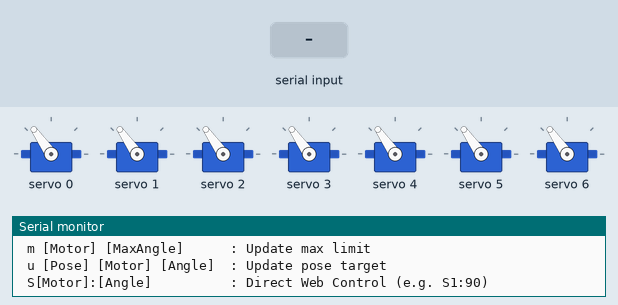
This sketch was run on a simulated Arduino Uno, built with avr-gcc and run on an emulated ATmega328P. On the bench: 7 × servo, the last lines printed to the serial monitor. Inputs (shaded band) come from the test bench.

Above: at 2.4 s.
2.5 s: "5\n" received over Serial
At 3.3 s:
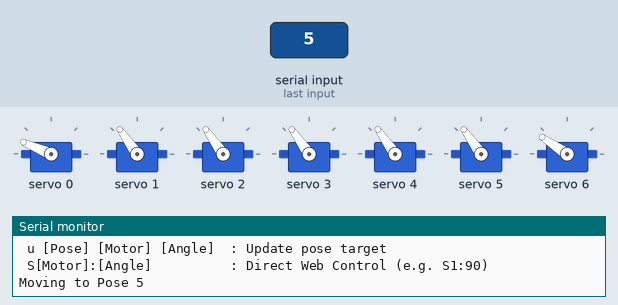
At 4.2 s:
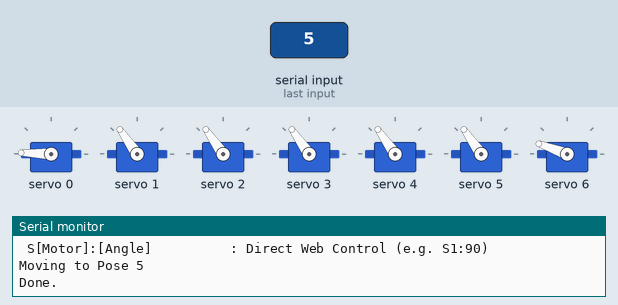
5.5 s: "e90\n" received over Serial
At 11.0 s:
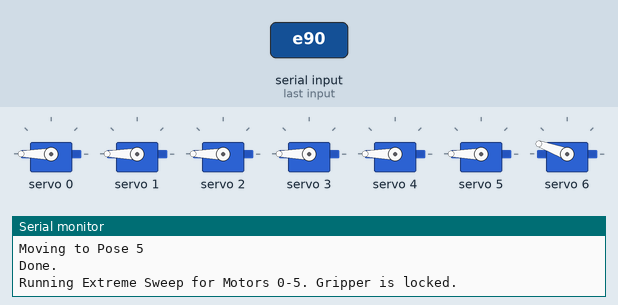
11.5 s: "2\n" received over Serial
At 13.7 s:
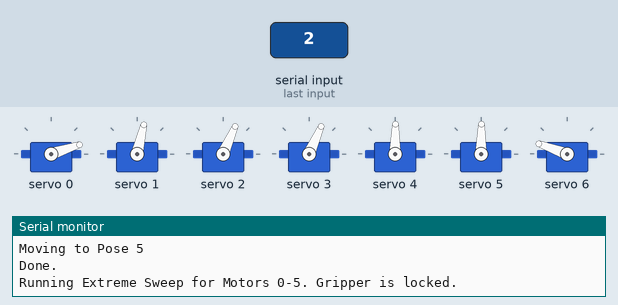
14.5 s: "6\n" received over Serial
17.5 s: "4\n" received over Serial
20.5 s: "e,45\n" received over Serial
Timing chart, 0 to 24.5 s (numbered marks = the images above; inputs shaded):
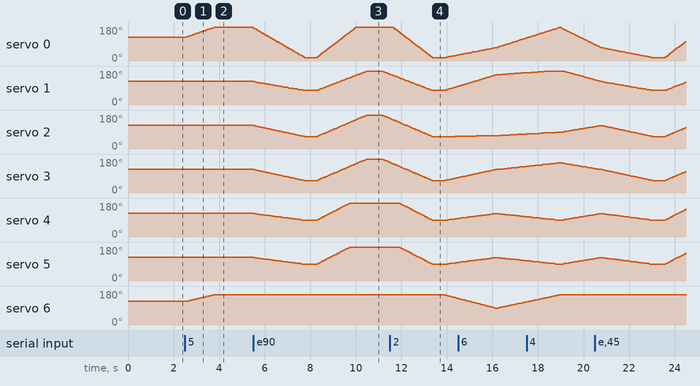

Measured:
- after the input at 2.5 s, servo 0: moves from 125° to 178° over 1.2 s, starting at once; servo 6: moves from 125° to 160° over 1.3 s, starting at once
- after the input at 11.5 s, servo 6: moves from 160° to 141° over 0.55 s, starting after 2.4 s

The sketch:

demonstrationcode.ino
```cpp
#include <Wire.h>
#include <Adafruit_PWMServoDriver.h>

Adafruit_PWMServoDriver pwm = Adafruit_PWMServoDriver(0x40);

// --- 1. PIN & HARDWARE DEFINITIONS ---
#define SERVO_1   0  // Base
#define SERVO_2   1  // Arm 1
#define SERVO_3   2  // Arm 2
#define SERVO_4   3  // Arm 3
#define SERVO_5a  4  // Arm 4 Rotation a  <-- Servo 4
#define SERVO_5b  5  // Arm 4 Rotation b  <-- Servo 5
#define SERVO_6   6  // Gripper

#define SERVOMIN  150
#define SERVOMAX  600
#define SERVO_FREQ 50
const int NUM_SERVOS = 7;
const int ALL_CHANNELS[] = {SERVO_1, SERVO_2, SERVO_3, SERVO_4, SERVO_5a, SERVO_5b, SERVO_6};

// --- 2. SERVO RANGE LIMITS ---
// Motors 0-5 are editable. Motor 6 is locked to 40(min) and 120(max).
int SERVO_LIMITS[NUM_SERVOS][2] = {
  {0, 180},   // 0: Base
  {50, 140},  // 1: Arm 1
  {40, 140},  // 2: Arm 2
  {40, 140},   // 3: Arm 3
  {60, 180},   // 4: Arm 4a
  {60, 180},   // 5: Arm 4b
  {60, 120}   // 6: Gripper (LOCKED - Only uses angles from poses)
};

// Array to track where the servos currently are
float currentAngles[NUM_SERVOS] = {90, 90, 90, 90, 90, 90, 90};

// --- 3. ANIMATION STRUCTURE ---
struct Pose {
  float angles[NUM_SERVOS];
  int durationMs;
  int delayAfterMs;
};

// --- POSES ---
Pose animationSequence[] = {
  // Base, A1,  A2,  A3,  A4a, A4b, Grip | Time | Pause
  {{  90,  90,  90,  90,  90,  90,  60},   1000,  0}, // Pose 1: Home
  {{  45,  120, 45,  90,  90,  90,  60},   2000,  0}, // Pose 2: Reach
  {{  45,  120, 45,  90,  90,  90,  120},  500,   0}, // Pose 3: Close Gripper
  {{  45,  90,  90,  90,  90,  90,  120},  1500,  0}, // Pose 4: Lift Arm
  {{  135, 90,  90,  90,  90,  90,  120},  1000,  0}, // Pose 5: Swivel Base
  {{  135, 140, 60,  120, 45,  135, 120},  2500,  0}, // Pose 6: Dynamic
  {{  135, 140, 60,  120, 45,  135, 60},   500,   0}  // Pose 7: Drop
};

const int NUM_POSES = sizeof(animationSequence) / sizeof(animationSequence[0]);

int angleToPulse(int angle) {
  return map(angle, 0, 180, SERVOMIN, SERVOMAX);
}

// Write to servo enforcing safety limits
void safeWriteServo(int servoIndex, float angle) {
  angle = constrain(angle, SERVO_LIMITS[servoIndex][0], SERVO_LIMITS[servoIndex][1]);
  pwm.setPWM(ALL_CHANNELS[servoIndex], 0, angleToPulse((int)angle));
}

void setup() {
  Serial.begin(9600);
  Wire.begin();
  pwm.begin();
  pwm.setPWMFreq(SERVO_FREQ);
  delay(10);

  Serial.println("Moving to initial starting positions...");
  for (int i = 0; i < NUM_SERVOS; i++) {
    safeWriteServo(i, currentAngles[i]);
  }
  delay(1000);

  Serial.println("\n=== COMMAND CENTER READY ===");
  Serial.println(" 1-7 : Play a specific pose");
  Serial.println(" e   : Extreme Sweep (0 to 5 Min->Max. Skips Gripper)");
  Serial.println(" m [Motor] [MaxAngle]      : Update max limit");
  Serial.println(" u [Pose] [Motor] [Angle]  : Update pose target");
  Serial.println(" S[Motor]:[Angle]          : Direct Web Control (e.g. S1:90)");
}

// --- 4. THE INTERPOLATOR ---
void moveToPose(Pose targetPose) {
  int steps = 50;
  int delayPerStep = targetPose.durationMs / steps;

  float stepSizes[NUM_SERVOS];
  for (int i = 0; i < NUM_SERVOS; i++) {
    // ENFORCE SYNC: Make sure index 5 always mirrors index 4 for all animations!
    if (i == 5) {
      targetPose.angles[5] = targetPose.angles[4];
    }
    float targetAngle = constrain(targetPose.angles[i], SERVO_LIMITS[i][0], SERVO_LIMITS[i][1]);
    float totalDistance = targetAngle - currentAngles[i];
    stepSizes[i] = totalDistance / steps;
  }

  for (int currentStep = 1; currentStep <= steps; currentStep++) {
    for (int i = 0; i < NUM_SERVOS; i++) {
      currentAngles[i] += stepSizes[i];
      safeWriteServo(i, currentAngles[i]);
    }
    delay(delayPerStep);
  }

  for (int i = 0; i < NUM_SERVOS; i++) {
    currentAngles[i] = constrain(targetPose.angles[i], SERVO_LIMITS[i][0], SERVO_LIMITS[i][1]);
    safeWriteServo(i, currentAngles[i]);
  }

  if (targetPose.delayAfterMs > 0) {
    delay(targetPose.delayAfterMs);
  }
}

void loop() {
  if (Serial.available() > 0) {
    String input = Serial.readStringUntil('\n');
    input.trim();
    if (input.length() == 0) return;

    char cmd = input[0];

    // COMMAND: Direct Web Servo Control ('S1:90')
    if (cmd == 'S' || cmd == 's') {
      int webServoIdx, angleTarget;
      if (sscanf(input.c_str(), "%*c%d:%d", &webServoIdx, &angleTarget) == 2) {
        int cIdx = webServoIdx - 1; // Map 1-7 to 0-6 array index
        if (cIdx >= 0 && cIdx < NUM_SERVOS) {

          // SAFETY: Check if we are trying to control Motor 6
          if (cIdx == 6) {
            angleTarget = constrain(angleTarget, SERVO_LIMITS[6][0], SERVO_LIMITS[6][1]);
          }

          currentAngles[cIdx] = angleTarget;
          safeWriteServo(cIdx, currentAngles[cIdx]);

          // ENFORCE SYNC: If we move index 4, automatically mirror it to index 5
          if (cIdx == 4) {
            currentAngles[5] = angleTarget;
            safeWriteServo(5, currentAngles[5]);
          }
        }
      }
    }

    // COMMAND: Play a Pose (if input starts with a number)
    else if (isDigit(cmd) && input.length() <= 2) {
      int poseNumber = input.toInt();
      if (poseNumber >= 1 && poseNumber <= NUM_POSES) {
        Serial.print("Moving to Pose "); Serial.println(poseNumber);
        moveToPose(animationSequence[poseNumber - 1]);
        Serial.println("Done.");
      }
    }

    // COMMAND: Extreme Sweep (Min to Max for Motors 0-5 ONLY, Skips 6 completely)
    else if (cmd == 'e' || cmd == 'E') {
      Serial.println("Running Extreme Sweep for Motors 0-5. Gripper is locked.");

      Pose minPose, maxPose;
      minPose.durationMs = 2000; minPose.delayAfterMs = 500;
      maxPose.durationMs = 2000; maxPose.delayAfterMs = 500;

      for(int i = 0; i < NUM_SERVOS; i++) {
        if(i == 6) {
          minPose.angles[i] = currentAngles[i];
          maxPose.angles[i] = currentAngles[i];
        } else {
          minPose.angles[i] = SERVO_LIMITS[i][0];
          maxPose.angles[i] = SERVO_LIMITS[i][1];
        }
      }

      moveToPose(minPose); // Go to MIN
      moveToPose(maxPose); // Go to MAX
      moveToPose(minPose); // Return to MIN
      Serial.println("Sweep complete.");
    }

    // COMMAND: Change Max Limit ('m 4 180')
    else if (cmd == 'm' || cmd == 'M') {
      int motorIdx, newMax;
      if (sscanf(input.c_str(), "%*c %d %d", &motorIdx, &newMax) == 2) {
        if (motorIdx == 6) {
          Serial.println("DENIED: Motor 6 (Gripper) limits are locked for safety.");
        }
        else if (motorIdx >= 0 && motorIdx < NUM_SERVOS) {
          SERVO_LIMITS[motorIdx][1] = newMax;
          Serial.print("SUCCESS: Motor "); Serial.print(motorIdx);
          Serial.print(" max limit is now "); Serial.println(newMax);
        }
      }
    }

    // COMMAND: Update Pose ('u 1 4 180')
    else if (cmd == 'u' || cmd == 'U') {
      int poseIdx, motorIdx, newAngle;
      if (sscanf(input.c_str(), "%*c %d %d %d", &poseIdx, &motorIdx, &newAngle) == 3) {
        if (poseIdx >= 1 && poseIdx <= NUM_POSES && motorIdx >= 0 && motorIdx < NUM_SERVOS) {
          animationSequence[poseIdx - 1].angles[motorIdx] = newAngle;
          Serial.print("SUCCESS: Pose "); Serial.print(poseIdx);
          Serial.print(", Motor "); Serial.print(motorIdx);
          Serial.print(" target updated to "); Serial.println(newAngle);
        }
      }
    }

    else {
      Serial.println("Invalid command.");
    }
  }
}
```
